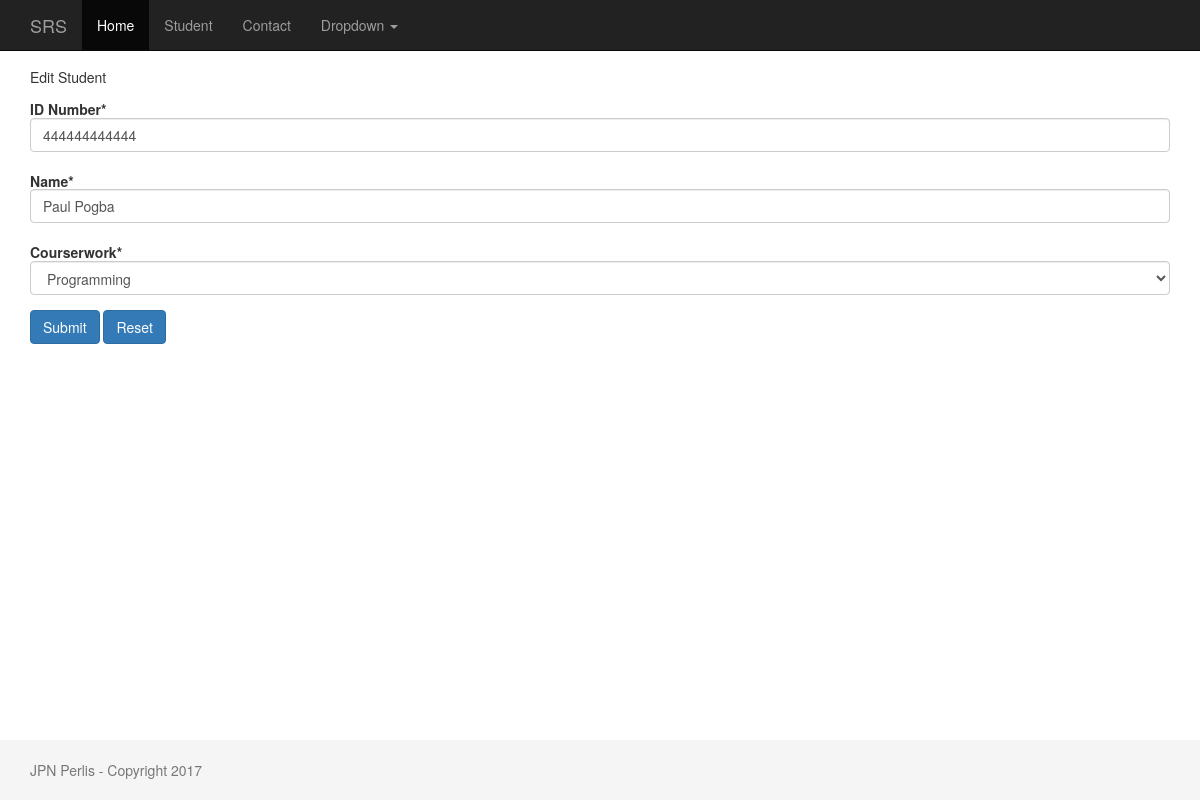
Before: /student/4/edit with the older database file.
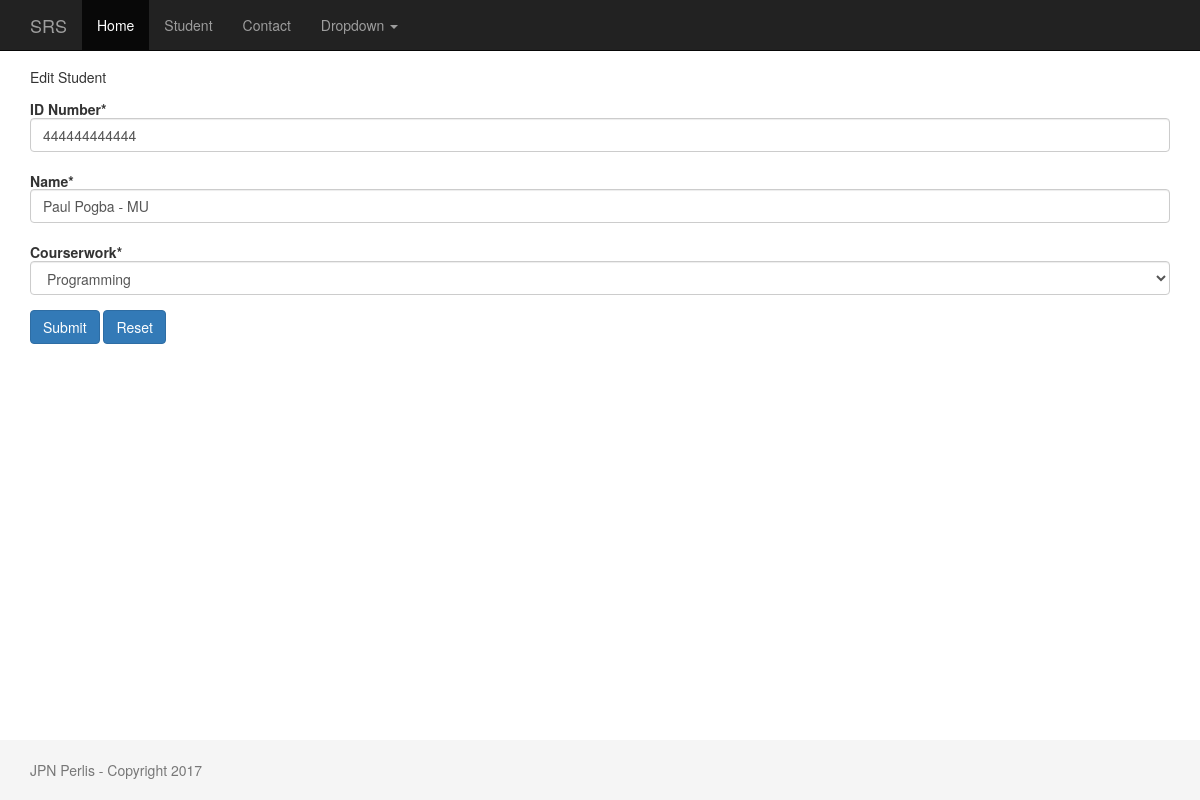
After: the same page with the newer database file.
### student/models.py (models this page shows, shortened)
class Student(models.Model):
    PROGAMMING = 'PR'
    NETWORKING = 'NT'
    PCTECH = 'PC'
    COURSE_CHOICES = (
        (PROGAMMING, 'Programming'),
        (NETWORKING, 'Networking'),
        (PCTECH, 'PC Technichian'),
    )
    createdby = models.ForeignKey('auth.User',on_delete=models.CASCADE)
    icnum = models.CharField('ID Number',max_length=12,unique=True,blank=False,null=False)
    name = models.CharField('Name',max_length=300)
    course = models.CharField('Courserwork',max_length=2,choices=COURSE_CHOICES,default=PCTECH,)
    created_date = models.DateTimeField('Created Date',default=timezone.now)

### student/views.py (the view)
# urls.py: url(r'^(?P<pk>\d+)/edit$', views.student_edit, name='student_edit'),
def student_edit(request,pk):
    student = get_object_or_404(Student, pk=pk)
    if request.method == "POST":
        form = StudentForm(request.POST,instance=student)
        if form.is_valid():
            student = form.save(commit=False)
            student.createdby = request.user
            student.save()
            messages.success(request, "Student record with ID: " + str(student.pk) + " has been updated! ")
            return redirect(reverse_lazy('student_detail',kwargs={'pk': student.pk }))
    else:
        form = StudentForm(instance=student)
    return render(request, 'student/student_edit.html', {'form': form})

### student/forms.py (shortened to what this page needs)
class StudentForm(forms.ModelForm):
    def __init__(self, *args, **kwargs):
        super(StudentForm, self).__init__(*args, **kwargs)
        self.helper = FormHelper(self)
        self.helper.form_class = 'form-horizontal'
        self.helper.layout.append(Submit('submit_change', 'Submit', css_class="btn-primary"))
        self.helper.layout.append(HTML('<a class="btn btn-primary" href={% url "student_home" %}>Reset</a>'))
    class Meta:
        model = Student
        fields = ('icnum', 'name', 'course',)

### templates/student/student_edit.html
{% extends 'baseproj.html' %}
{% load crispy_forms_tags %}
{% block content %}
    <h5>Edit Student<h5>
    {% crispy form %}
{% endblock %}

Changed rows visible on the page:
changed Student "Programming": name "Paul Pogba" → "Paul Pogba - MU"
